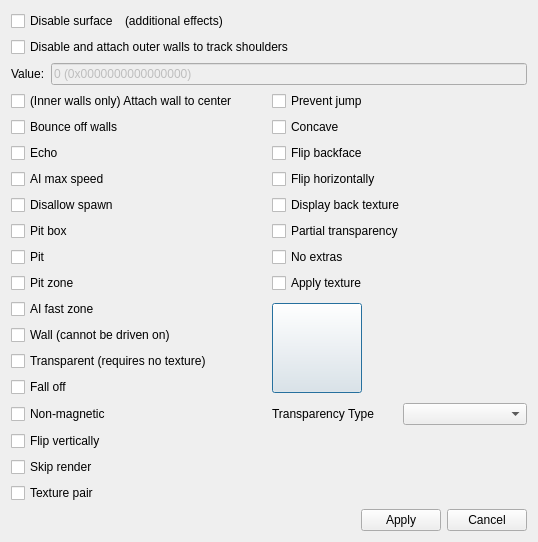
<?xml version="1.0" encoding="UTF-8"?>
<ui version="4.0">
 <class>EditSurfaceDialog</class>
 <widget class="QDialog" name="EditSurfaceDialog">
  <property name="geometry">
   <rect>
    <x>0</x>
    <y>0</y>
    <width>538</width>
    <height>527</height>
   </rect>
  </property>
  <property name="windowTitle">
   <string>Edit Surface</string>
  </property>
  <layout class="QVBoxLayout" name="verticalLayout">
   <item>
    <layout class="QHBoxLayout" name="horizontalLayout_4">
     <item>
      <widget class="QCheckBox" name="ckDisable">
       <property name="text">
        <string>Disable surface</string>
       </property>
      </widget>
     </item>
     <item>
      <widget class="QLabel" name="lblDisableEffects">
       <property name="text">
        <string>(additional effects)</string>
       </property>
      </widget>
     </item>
     <item>
      <spacer name="horizontalSpacer_2">
       <property name="orientation">
        <enum>Qt::Horizontal</enum>
       </property>
       <property name="sizeHint" stdset="0">
        <size>
         <width>40</width>
         <height>20</height>
        </size>
       </property>
      </spacer>
     </item>
    </layout>
   </item>
   <item>
    <widget class="QCheckBox" name="ckDisableAttach">
     <property name="text">
      <string>Disable and attach outer walls to track shoulders</string>
     </property>
    </widget>
   </item>
   <item>
    <layout class="QHBoxLayout" name="horizontalLayout">
     <item>
      <widget class="QLabel" name="lblValue">
       <property name="text">
        <string>Value:</string>
       </property>
      </widget>
     </item>
     <item>
      <widget class="QLineEdit" name="leValue">
       <property name="enabled">
        <bool>false</bool>
       </property>
       <property name="text">
        <string>0 (0x0000000000000000)</string>
       </property>
       <property name="readOnly">
        <bool>true</bool>
       </property>
      </widget>
     </item>
    </layout>
   </item>
   <item>
    <layout class="QGridLayout" name="gridLayout">
     <item row="17" column="0">
      <spacer name="verticalSpacer">
       <property name="orientation">
        <enum>Qt::Vertical</enum>
       </property>
       <property name="sizeType">
        <enum>QSizePolicy::Minimum</enum>
       </property>
       <property name="sizeHint" stdset="0">
        <size>
         <width>0</width>
         <height>0</height>
        </size>
       </property>
      </spacer>
     </item>
     <item row="14" column="0">
      <widget class="QCheckBox" name="ck18FlipVertically">
       <property name="text">
        <string>Flip vertically</string>
       </property>
      </widget>
     </item>
     <item row="9" column="1" rowspan="4">
      <layout class="QHBoxLayout" name="horizontalLayout_2">
       <item>
        <widget class="QPushButton" name="pbTexture1">
         <property name="enabled">
          <bool>true</bool>
         </property>
         <property name="minimumSize">
          <size>
           <width>90</width>
           <height>90</height>
          </size>
         </property>
         <property name="maximumSize">
          <size>
           <width>90</width>
           <height>90</height>
          </size>
         </property>
         <property name="text">
          <string/>
         </property>
         <property name="iconSize">
          <size>
           <width>64</width>
           <height>64</height>
          </size>
         </property>
        </widget>
       </item>
       <item>
        <widget class="QLabel" name="lblTexture2">
         <property name="text">
          <string/>
         </property>
        </widget>
       </item>
      </layout>
     </item>
     <item row="8" column="0">
      <widget class="QCheckBox" name="ck24PitZone">
       <property name="text">
        <string>Pit zone</string>
       </property>
       <property name="toolTip">
        <string>Center lane only for all effects, any lane turns track map yellow</string>
       </property>
      </widget>
     </item>
     <item row="7" column="0">
      <widget class="QCheckBox" name="ck25Pit">
       <property name="text">
        <string>Pit</string>
       </property>
       <property name="toolTip">
        <string>Pit work area</string>
       </property>
      </widget>
     </item>
     <item row="11" column="0">
      <widget class="QCheckBox" name="ck21Transparent">
       <property name="text">
        <string>Transparent (requires no texture)</string>
       </property>
      </widget>
     </item>
     <item row="9" column="0">
      <widget class="QCheckBox" name="ck23AIFastZone">
       <property name="text">
        <string>AI fast zone</string>
       </property>
       <property name="toolTip">
        <string>Center lane only, forces fast strategy</string>
       </property>
      </widget>
     </item>
     <item row="6" column="0">
      <widget class="QCheckBox" name="ck26PitBox">
       <property name="text">
        <string>Pit box</string>
       </property>
       <property name="toolTip">
        <string>Center lane only, AI pit targets and respawn points, min 1 for AI to pit, max 10</string>
       </property>
      </widget>
     </item>
     <item row="4" column="1">
      <widget class="QCheckBox" name="ck12FlipHorizontally">
       <property name="text">
        <string>Flip horizontally</string>
       </property>
      </widget>
     </item>
     <item row="5" column="0">
      <widget class="QCheckBox" name="ck27NoSpawn">
       <property name="text">
        <string>Disallow spawn</string>
       </property>
       <property name="toolTip">
        <string>Prevents placing a car on this lane (grid, respawn, flip/fall)</string>
       </property>
      </widget>
     </item>
     <item row="15" column="0">
      <widget class="QCheckBox" name="ck17SkipRender">
       <property name="text">
        <string>Skip render</string>
       </property>
      </widget>
     </item>
     <item row="13" column="0">
      <widget class="QCheckBox" name="ck19NonMagnetic">
       <property name="text">
        <string>Non-magnetic</string>
       </property>
       <property name="toolTip">
        <string>Cars are not glued to the road</string>
       </property>
      </widget>
     </item>
     <item row="16" column="0">
      <widget class="QCheckBox" name="ck16TexturePair">
       <property name="text">
        <string>Texture pair</string>
       </property>
      </widget>
     </item>
     <item row="7" column="1">
      <widget class="QCheckBox" name="ck9NoExtras">
       <property name="text">
        <string>No extras</string>
       </property>
       <property name="toolTip">
        <string>Center lane only, excludes the designated extra chunks as possible chunks to land on after a jump</string>
       </property>
      </widget>
     </item>
     <item row="12" column="0">
      <widget class="QCheckBox" name="ck20FallOff">
       <property name="text">
        <string>Fall off</string>
       </property>
       <property name="toolTip">
        <string>Left/right lanes only, allows falling off the track</string>
       </property>
      </widget>
     </item>
     <item row="3" column="0">
      <widget class="QCheckBox" name="ck29Echo">
       <property name="text">
        <string>Echo</string>
       </property>
       <property name="toolTip">
        <string>Tunnel effect</string>
       </property>
      </widget>
     </item>
     <item row="10" column="0">
      <widget class="QCheckBox" name="ck22Wall">
       <property name="text">
        <string>Wall (cannot be driven on)</string>
       </property>
      </widget>
     </item>
     <item row="8" column="1">
      <widget class="QCheckBox" name="ck8ApplyTexture">
       <property name="text">
        <string>Apply texture</string>
       </property>
      </widget>
     </item>
     <item row="6" column="1">
      <widget class="QCheckBox" name="ck10PartialTrans">
       <property name="text">
        <string>Partial transparency</string>
       </property>
       <property name="toolTip">
        <string>Toggles transparency on textures that contain transparent sections</string>
       </property>
      </widget>
     </item>
     <item row="3" column="1">
      <widget class="QCheckBox" name="ck13FlipBackface">
       <property name="text">
        <string>Flip backface</string>
       </property>
      </widget>
     </item>
     <item row="0" column="1">
      <widget class="QCheckBox" name="ck15PreventJump">
       <property name="text">
        <string>Prevent jump</string>
       </property>
       <property name="toolTip">
        <string>Prevents jumping/falling off non-magnetic chunks with speeds of at least ~80 mph</string>
       </property>
      </widget>
     </item>
     <item row="1" column="1">
      <widget class="QCheckBox" name="ck14Concave">
       <property name="text">
        <string>Concave</string>
       </property>
       <property name="toolTip">
        <string>Renders as concave polygon</string>
       </property>
      </widget>
     </item>
     <item row="19" column="1">
      <spacer name="verticalSpacer_2">
       <property name="orientation">
        <enum>Qt::Vertical</enum>
       </property>
       <property name="sizeHint" stdset="0">
        <size>
         <width>20</width>
         <height>40</height>
        </size>
       </property>
      </spacer>
     </item>
     <item row="0" column="0">
      <widget class="QCheckBox" name="ck31Wall">
       <property name="text">
        <string>(Inner walls only) Attach wall to center</string>
       </property>
      </widget>
     </item>
     <item row="5" column="1">
      <widget class="QCheckBox" name="ck11Back">
       <property name="text">
        <string>Display back texture</string>
       </property>
      </widget>
     </item>
     <item row="4" column="0">
      <widget class="QCheckBox" name="ck28AIMaxSpeed">
       <property name="text">
        <string>AI max speed</string>
       </property>
       <property name="toolTip">
        <string>Center lane only, AI uses max speed regardless of strategy/difficulty/target</string>
       </property>
      </widget>
     </item>
     <item row="1" column="0">
      <widget class="QCheckBox" name="ck30Bounce">
       <property name="text">
        <string>Bounce off walls</string>
       </property>
      </widget>
     </item>
     <item row="13" column="1">
      <layout class="QHBoxLayout" name="horizontalLayout_5">
       <item>
        <widget class="QLabel" name="lblTransparency">
         <property name="text">
          <string>Transparency Type</string>
         </property>
        </widget>
       </item>
       <item>
        <widget class="QComboBox" name="cbTransparency"/>
       </item>
      </layout>
     </item>
    </layout>
   </item>
   <item>
    <layout class="QHBoxLayout" name="horizontalLayout_3">
     <item>
      <spacer name="horizontalSpacer">
       <property name="orientation">
        <enum>Qt::Horizontal</enum>
       </property>
       <property name="sizeHint" stdset="0">
        <size>
         <width>40</width>
         <height>20</height>
        </size>
       </property>
      </spacer>
     </item>
     <item>
      <widget class="QPushButton" name="pbApply">
       <property name="text">
        <string>Apply</string>
       </property>
      </widget>
     </item>
     <item>
      <widget class="QPushButton" name="pbCancel">
       <property name="text">
        <string>Cancel</string>
       </property>
      </widget>
     </item>
    </layout>
   </item>
  </layout>
 </widget>
 <resources/>
 <connections/>
</ui>
